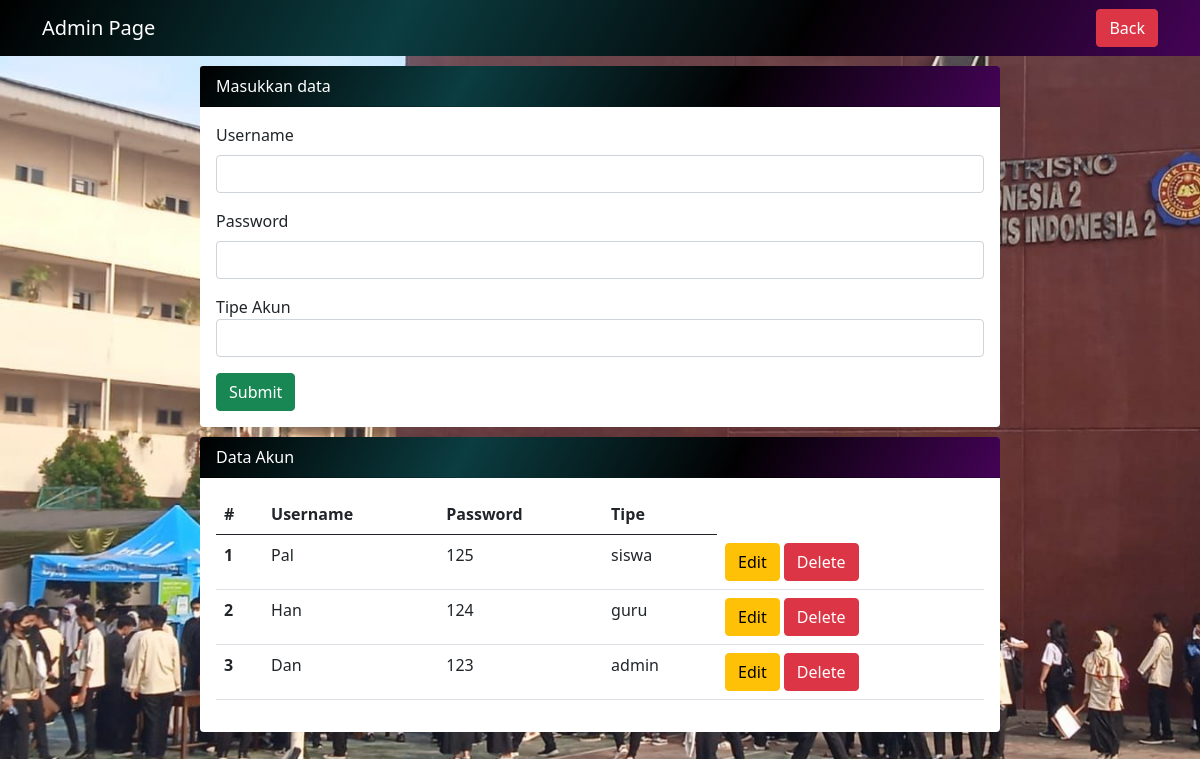
Screenshot of /admin/signupadmin.php with the database file from the repository.
### tables this page shows
CREATE TABLE `datalogin` (
  `id` int(11) NOT NULL,
  `username` varchar(255) NOT NULL,
  `pass` varchar(8) NOT NULL,
  `tipe` enum('admin','guru','siswa') NOT NULL,
  `nama` varchar(255) NOT NULL
);

### web/admin/signupadmin.php (the view, shortened to what this page needs)
<?php
$koneksi = mysqli_connect('localhost', 'root', '', 'datasekolah');
$username = '';
$password = '';
?>
<!DOCTYPE html>
<html lang="en">
<head>
    <link rel="stylesheet" href="https://cdn.jsdelivr.net/npm/bootstrap@5.0.2/dist/css/bootstrap.min.css">
    <link rel="stylesheet" href="style.css">
</head>
<body>
    <nav class="navbar navbar-expand-lg navbar-dark"
        style="background: linear-gradient(120deg,#000000,rgb(11, 61, 65),#020102,#440356);">
        <div class="container">
            <a class="navbar-brand" href="#">Admin Page</a>
            <div class="collapse navbar-collapse" id="navbarNav">
                <ul class="navbar-nav ms-auto">
                    <li class="nav-item">
                        <form action="admin.php">
                            <button class="btn btn-danger" name="logout">Back</button>
                        </form>
                    </li>
                </ul>
            </div>
        </div>
    </nav>
    <div class="mx-auto">
        <div class="card">
            <div class="card-header text-white"
                style="background: linear-gradient(120deg,#000000,rgb(11, 61, 65),#020102,#440356);">
                Masukkan data
            </div>
            <div class=" card-body">
                <form action="" method="post">
                    <div class="mb-3">
                        <label class="form-label">Username</label>
                        <input type="text" class="form-control" name=" username" value="<?php echo $username ?>"
                            required oninvalid="this.setCustomValidity('Harap Masukan Username!')"
                            oninput="this.setCustomValidity('')">
                    </div>
                    <div class="mb-3">
                        <label class="form-label">Password</label>
                        <input type="password" class="form-control" name="pass" value="<?php echo $password ?>" required
                            oninvalid="this.setCustomValidity('Harap Masukan Password!')"
                            oninput="this.setCustomValidity('')">
                    </div>
                    <div class="mb-3">
                        <label>Tipe Akun</label>
                        <select class="form-control" name="tipe" required
                            oninvalid="this.setCustomValidity('Harap Pilih Tipe Akun!')"
                            oninput="this.setCustomValidity('')">
                            <option value="" selected hidden></option>
                            <option value="admin" style="color: black;">Admin</option>
                        </select>
                    </div>
                    <button type="submit" name="simpan" class="btn btn-success">Submit</button>
                </form>
            </div>
        </div>
        <div class="card">
            <div class="card-header text-white"
                style="background: linear-gradient(120deg,#000000,rgb(11, 61, 65),#020102,#440356);">
                Data Akun
            </div>
            <div class="card-body">
                <table class="table">
                    <thead>
                        <tr>
                            <th scope="col">#</th>
                            <th scope="col">Username</th>
                            <th scope="col">Password</th>
                            <th scope="col">Tipe</th>
                        </tr>
                    <tbody>
                        <?php
                        $sql2   = "SELECT * FROM datalogin ORDER BY id DESC";
                        $q2     = mysqli_query($koneksi, $sql2);
                        $urutan = 1;
                        while ($r2 = mysqli_fetch_array($q2)) {
                            $id         = $r2['id'];
                            $username    = $r2['username'];
                            $password     = $r2['pass'];
                            $tipe     = $r2['tipe'];
                        ?>
                        <tr>
                            <th scope="row"><?php echo $urutan++ ?></th>
                            <td scope="row"><?php echo $username ?></td>
                            <td scope="row"><?php echo $password ?></td>
                            <td scope="row"><?php echo $tipe?></td>
                            <td scope="row">
                                <a href="signupadmin.php?op=edit&id=<?php echo $id ?>"><button type="button"
                                        class="btn btn-warning">Edit</button></a>
                                <a href="signupadmin.php?op=delete&id=<?php echo $id ?>"
                                    onclick="return confirm('anda yakin?');"><button type="button"
                                        class="btn btn-danger">Delete</button></a>
                            </td>
                        </tr>
                        <?php
                        }
                        ?>
                    </tbody>
                    </thead>
                </table>
            </div>
        </div>
    </div>
</body>
</html>

### web/admin/style.css (style rules this page uses)
body { background-image: url('../assets/images/LOGOLETRIS.jpg'); width: 100%; height: 100vh; background-size: cover; }

### web/admin/signupadmin.php (style rules this page uses)
.mx-auto { width: 800px; }
.card { margin-top: 10px; border: none; }

### rows the page displays
datalogin: username "Pal", pass "125", tipe "siswa"
datalogin: username "Han", pass "124", tipe "guru"
datalogin: username "Dan", pass "123", tipe "admin"
